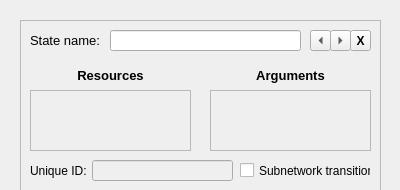
<?xml version="1.0" encoding="UTF-8"?>
<ui version="4.0">
 <class>UI_NetworkState</class>
 <widget class="QWidget" name="UI_NetworkState">
  <property name="geometry">
   <rect>
    <x>0</x>
    <y>0</y>
    <width>400</width>
    <height>190</height>
   </rect>
  </property>
  <property name="windowTitle">
   <string>UI_NetworkState</string>
  </property>
  <widget class="UI_ConnectorEnd" name="connectorIn" native="true">
   <property name="geometry">
    <rect>
     <x>0</x>
     <y>80</y>
     <width>21</width>
     <height>21</height>
    </rect>
   </property>
  </widget>
  <widget class="QFrame" name="frame">
   <property name="geometry">
    <rect>
     <x>20</x>
     <y>20</y>
     <width>361</width>
     <height>171</height>
    </rect>
   </property>
   <property name="frameShape">
    <enum>QFrame::StyledPanel</enum>
   </property>
   <property name="frameShadow">
    <enum>QFrame::Raised</enum>
   </property>
   <widget class="QLabel" name="label_2">
    <property name="geometry">
     <rect>
      <x>10</x>
      <y>10</y>
      <width>121</width>
      <height>21</height>
     </rect>
    </property>
    <property name="font">
     <font>
      <pointsize>10</pointsize>
      <weight>50</weight>
      <bold>false</bold>
     </font>
    </property>
    <property name="toolTip">
     <string>A description for this state</string>
    </property>
    <property name="whatsThis">
     <string/>
    </property>
    <property name="text">
     <string>State name:</string>
    </property>
   </widget>
   <widget class="QLineEdit" name="textStateName">
    <property name="geometry">
     <rect>
      <x>90</x>
      <y>10</y>
      <width>191</width>
      <height>21</height>
     </rect>
    </property>
    <property name="font">
     <font>
      <pointsize>10</pointsize>
     </font>
    </property>
    <property name="inputMethodHints">
     <set>Qt::ImhNone</set>
    </property>
    <property name="plainText" stdset="0">
     <string/>
    </property>
   </widget>
   <widget class="QLabel" name="label_14">
    <property name="geometry">
     <rect>
      <x>180</x>
      <y>40</y>
      <width>181</width>
      <height>31</height>
     </rect>
    </property>
    <property name="font">
     <font>
      <pointsize>10</pointsize>
      <weight>75</weight>
      <bold>true</bold>
     </font>
    </property>
    <property name="toolTip">
     <string>Arguments sent in network transition</string>
    </property>
    <property name="text">
     <string>Arguments</string>
    </property>
    <property name="alignment">
     <set>Qt::AlignCenter</set>
    </property>
   </widget>
   <widget class="QLabel" name="label_13">
    <property name="geometry">
     <rect>
      <x>0</x>
      <y>40</y>
      <width>181</width>
      <height>31</height>
     </rect>
    </property>
    <property name="font">
     <font>
      <pointsize>10</pointsize>
      <weight>75</weight>
      <bold>true</bold>
     </font>
    </property>
    <property name="toolTip">
     <string>Resources sent in network transition</string>
    </property>
    <property name="text">
     <string>Resources</string>
    </property>
    <property name="alignment">
     <set>Qt::AlignCenter</set>
    </property>
   </widget>
   <widget class="QCheckBox" name="checkBoxExternalNetworkConnector">
    <property name="geometry">
     <rect>
      <x>220</x>
      <y>140</y>
      <width>131</width>
      <height>21</height>
     </rect>
    </property>
    <property name="toolTip">
     <string>Start a subnetwork from this state</string>
    </property>
    <property name="text">
     <string>Subnetwork transition</string>
    </property>
   </widget>
   <widget class="QLineEdit" name="textExternalNetwork">
    <property name="enabled">
     <bool>false</bool>
    </property>
    <property name="geometry">
     <rect>
      <x>72</x>
      <y>140</y>
      <width>141</width>
      <height>21</height>
     </rect>
    </property>
    <property name="toolTip">
     <string>Unique ID of the subnetwork to start (external resource)</string>
    </property>
   </widget>
   <widget class="QLabel" name="label">
    <property name="geometry">
     <rect>
      <x>10</x>
      <y>140</y>
      <width>61</width>
      <height>21</height>
     </rect>
    </property>
    <property name="toolTip">
     <string>Unique ID of the subnetwork to start (external resource)</string>
    </property>
    <property name="text">
     <string>Unique ID:</string>
    </property>
   </widget>
   <widget class="QToolButton" name="buttonSortDown">
    <property name="geometry">
     <rect>
      <x>310</x>
      <y>10</y>
      <width>21</width>
      <height>21</height>
     </rect>
    </property>
    <property name="text">
     <string>DN</string>
    </property>
    <property name="arrowType">
     <enum>Qt::RightArrow</enum>
    </property>
   </widget>
   <widget class="QToolButton" name="buttonSortUp">
    <property name="geometry">
     <rect>
      <x>290</x>
      <y>10</y>
      <width>21</width>
      <height>21</height>
     </rect>
    </property>
    <property name="text">
     <string>UP</string>
    </property>
    <property name="arrowType">
     <enum>Qt::LeftArrow</enum>
    </property>
   </widget>
   <widget class="QToolButton" name="buttonDelete">
    <property name="geometry">
     <rect>
      <x>330</x>
      <y>10</y>
      <width>21</width>
      <height>21</height>
     </rect>
    </property>
    <property name="font">
     <font>
      <weight>75</weight>
      <bold>true</bold>
     </font>
    </property>
    <property name="toolTip">
     <string>Delete state</string>
    </property>
    <property name="text">
     <string>X</string>
    </property>
    <property name="toolButtonStyle">
     <enum>Qt::ToolButtonIconOnly</enum>
    </property>
    <property name="arrowType">
     <enum>Qt::NoArrow</enum>
    </property>
   </widget>
   <widget class="QScrollArea" name="scrollArea_6">
    <property name="geometry">
     <rect>
      <x>190</x>
      <y>70</y>
      <width>161</width>
      <height>61</height>
     </rect>
    </property>
    <property name="widgetResizable">
     <bool>true</bool>
    </property>
    <widget class="QWidget" name="listTransitionArguments">
     <property name="geometry">
      <rect>
       <x>0</x>
       <y>0</y>
       <width>159</width>
       <height>59</height>
      </rect>
     </property>
    </widget>
   </widget>
   <widget class="QScrollArea" name="scrollArea_5">
    <property name="geometry">
     <rect>
      <x>10</x>
      <y>70</y>
      <width>161</width>
      <height>61</height>
     </rect>
    </property>
    <property name="widgetResizable">
     <bool>true</bool>
    </property>
    <widget class="QWidget" name="listTransitionResources">
     <property name="geometry">
      <rect>
       <x>0</x>
       <y>0</y>
       <width>159</width>
       <height>59</height>
      </rect>
     </property>
    </widget>
   </widget>
  </widget>
  <widget class="UI_ConnectorStart" name="connectorOut" native="true">
   <property name="geometry">
    <rect>
     <x>380</x>
     <y>80</y>
     <width>21</width>
     <height>21</height>
    </rect>
   </property>
  </widget>
  <widget class="UI_ConnectorStart" name="connectOutNetwork" native="true">
   <property name="geometry">
    <rect>
     <x>190</x>
     <y>0</y>
     <width>21</width>
     <height>21</height>
    </rect>
   </property>
  </widget>
 </widget>
 <layoutdefault spacing="6" margin="11"/>
 <customwidgets>
  <customwidget>
   <class>UI_ConnectorEnd</class>
   <extends>QWidget</extends>
   <header>UI_ConnectorEnd.h</header>
   <container>1</container>
  </customwidget>
  <customwidget>
   <class>UI_ConnectorStart</class>
   <extends>QWidget</extends>
   <header>UI_ConnectorStart.h</header>
   <container>1</container>
  </customwidget>
 </customwidgets>
 <resources/>
 <connections/>
</ui>
